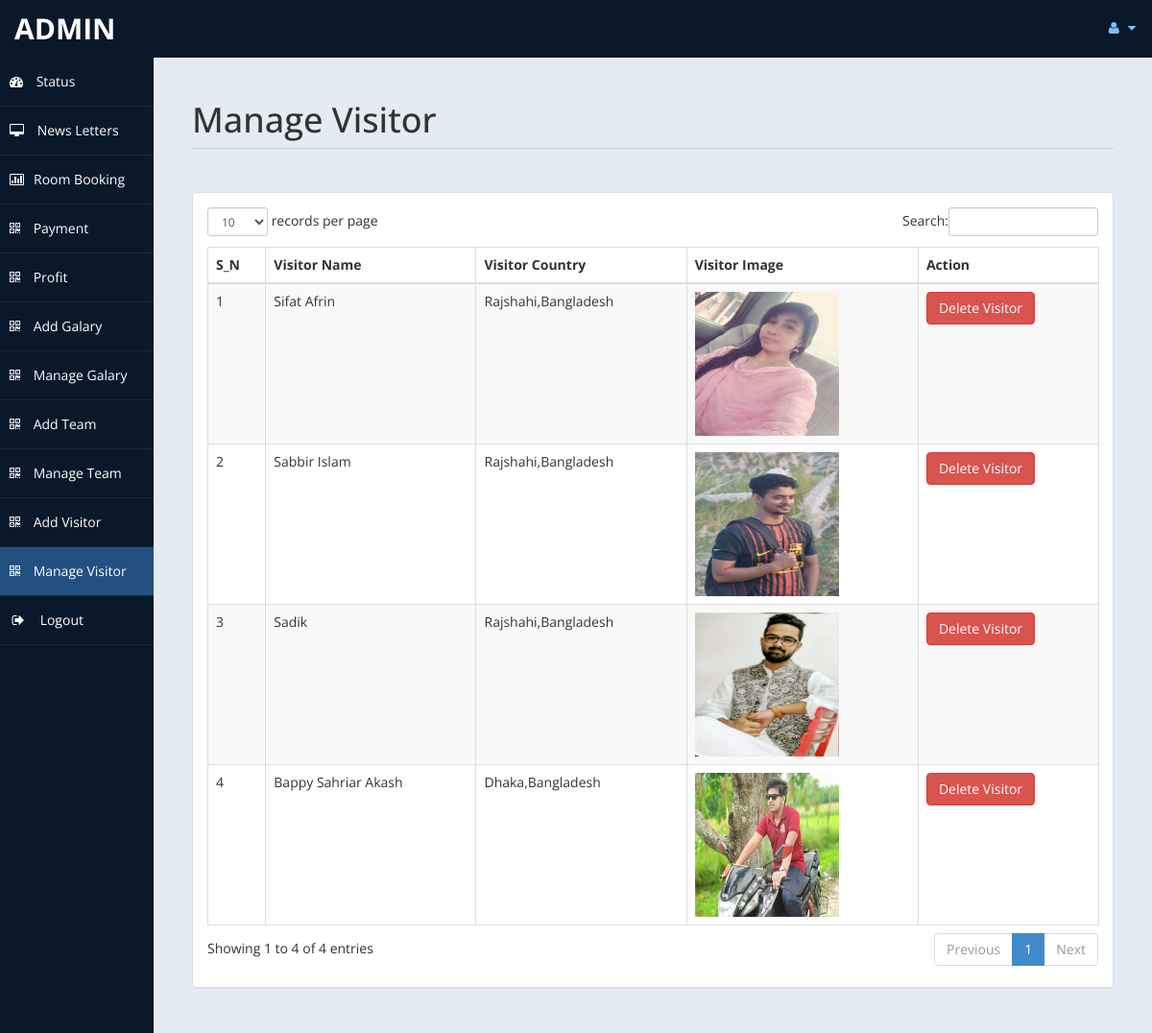
Screenshot of /admin/manage_visitor.php (signed in) with the database file from the repository.
### tables this page shows
CREATE TABLE `visitor` (
  `visitor_id` int(11) NOT NULL,
  `visitor_name` varchar(100) NOT NULL,
  `visitor_country` varchar(255) NOT NULL,
  `visitor_description` text NOT NULL,
  `visitor_image` text NOT NULL
);

### admin/manage_visitor.php (the view, shortened to what this page needs)
<!DOCTYPE html>
<html xmlns="http://www.w3.org/1999/xhtml">
<head>
    <link href="assets/css/bootstrap.css" rel="stylesheet" />
    <link href="assets/css/font-awesome.css" rel="stylesheet" />
    <link href="assets/css/custom-styles.css" rel="stylesheet" />
    <link href="assets/js/dataTables/dataTables.bootstrap.css" rel="stylesheet" />
</head>
<body>
    <div id="wrapper">
        <nav class="navbar navbar-default top-navbar" role="navigation">
            <div class="navbar-header">
                <a class="navbar-brand" href="home.php"><?php echo $_SESSION["user"]; ?> </a>
            </div>
            <ul class="nav navbar-top-links navbar-right">
                <li class="dropdown">
                    <a class="dropdown-toggle" data-toggle="dropdown" href="#" aria-expanded="false">
                        <i class="fa fa-user fa-fw"></i> <i class="fa fa-caret-down"></i>
                    </a>
                </li>
            </ul>
        </nav>
        <nav class="navbar-default navbar-side" role="navigation">
            <div class="sidebar-collapse">
                <ul class="nav" id="main-menu">
                    <li>
                        <a href="home.php"><i class="fa fa-dashboard"></i> Status</a>
                    </li>
                    <li>
                        <a  href="messages.php"><i class="fa fa-desktop"></i> News Letters</a>
                    </li>
					<li>
                        <a href="roombook.php"><i class="fa fa-bar-chart-o"></i>Room Booking</a>
                    </li>
                    <li>
                        <a  href="payment.php"><i class="fa fa-qrcode"></i> Payment</a>
                    </li>
                    <li>
                        <a  href="profit.php"><i class="fa fa-qrcode"></i> Profit</a>
                    </li>
                    <li>
                        <a  href="add_galary.php"><i class="fa fa-qrcode"></i> Add Galary</a>
                    </li>
                    <li>
                        <a  href="manage_galary.php"><i class="fa fa-qrcode"></i> Manage Galary</a>
                    </li>
                    <li>
                        <a  href="add_team.php"><i class="fa fa-qrcode"></i> Add Team</a>
                    </li>
                     <li>
                        <a  href="manage_team.php"><i class="fa fa-qrcode"></i> Manage Team</a>
                    </li>
                    <li>
                        <a  href="add_visitor.php"><i class="fa fa-qrcode"></i> Add Visitor</a>
                    </li>
                    <li>
                        <a class="active-menu" href="manage_visitor.php"><i class="fa fa-qrcode"></i> Manage Visitor</a>
                    </li>
                    <li>
                        <a href="logout.php" ><i class="fa fa-sign-out fa-fw"></i> Logout</a>
                    </li>
            </div>
        </nav>
        <div id="page-wrapper" >
            <div id="page-inner">
			 <div class="row">
                    <div class="col-md-12">
                        <h1 class="page-header">
                           Manage Visitor<small> </small>
                        </h1>
                    </div>
                </div>
            <div class="row">
                <div class="col-md-12">
                    <div class="panel panel-default">
                        <div class="panel-body">
                            <div class="table-responsive">
                                <table class="table table-striped table-bordered table-hover" id="dataTables-example">
                                    <thead>
                                        <tr>
                                            <th>S_N</th>
                                            <th>Visitor Name</th>
											<th>Visitor Country</th>
                                            <th>Visitor Image</th>
                                            <th>Action</th>
                                        </tr>
                                    </thead>
                                    <tbody>
									<?php
									$i = 0;
									include('db.php');
									$sql = "SELECT * FROM `visitor`";
									$result = mysqli_query($con,$sql);
									while ($row = mysqli_fetch_array($result)) {
										$id = $row['visitor_id'];
										$visitor_name = $row['visitor_name'];
										$visitor_country = $row['visitor_country'];
										$visitor_image = $row['visitor_image'];
									$i++;
									?>
										<tr class='gradeC'>
													<td><?php echo $i; ?></td>
													<td><?php echo $visitor_name; ?></td>
													<td><?php echo $visitor_country; ?></td>
													<td>
                                                        <img src="visitor/<?php echo $visitor_image; ?>" style="height: 150px; width: 150px">
                                                    </td>
													<td>
                                                        <a href="DeletePage/delete_visitor.php?id=<?php echo $id ; ?>" class="btn btn-danger">Delete Visitor</a>
                                                    </td>
										</tr>
									<?php } ?>
                                    </tbody>
                                </table>
                            </div>
                        </div>
                    </div>
                </div>
            </div>
                </div>
            </div>
    </div>
</body>
</html>

### admin/assets/css/custom-styles.css (style rules this page uses)
body { font-family: 'Open Sans', sans-serif; }
#wrapper { width: 100%; background:#09192A; }
#page-wrapper { padding: 15px 15px; min-height: 600px; background:#E5EBF2; }
#page-inner { width:100%; margin:10px 20px 10px 0px; background-color:transparent; padding:10px; min-height:1200px; }
h1, .h1, h2, .h2, h3, .h3 { margin-top: 7px; margin-bottom: -5px; }
.page-header { padding-bottom: 9px; margin: 10px 0 45px; border-bottom: 1px solid #C7D1DD; }
.top-navbar { margin:0px; }
.top-navbar .navbar-brand { color: #fff; width: 260px; text-align: left; height: 60px; font-size: 30px; font-weight: 700; text-transform: uppercase; line-height: 30px; }
.top-navbar .nav > li { position: relative; display: inline-block; }
.top-navbar .nav > li > a { position: relative; display: block; padding: 19px 15px; color: #77C0FD; }
.active-menu { background-color:#225081!important; }
.sidebar-collapse , .sidebar-collapse .nav { background:none; }
.sidebar-collapse .nav { padding:0; width: 160px; }
.sidebar-collapse .nav > li > a { color:#fff; background:transparent; text-shadow:none; width: 160px; }
.sidebar-collapse > .nav > li > a { padding:15px 10px; width: 160px; }
.sidebar-collapse > .nav > li { border-bottom: 1px solid rgba(107, 108, 109, 0.19); width: 160px; }
.navbar-side { border:none; background-color: transparent; }
.top-navbar { background:#09192A; border-bottom:none; }
.top-navbar .nav > li > a > i { margin-right: 2px; }
.navbar-default { border:0px solid black; }
.navbar-header { background: #09192A; }
.nav > li > a > i { margin-right:10px; }
@media (min-width:768px) { #page-wrapper { margin: 0 0 0 160px; padding: 15px 30px; min-height: 1200px; } }
@media (min-width:768px) { .navbar-side { z-index: 1; position: absolute; width: 260px; } }
@media (min-width:768px) { .navbar { border-radius: 0px; } }

### rows the page displays
visitor: visitor_name "Sifat Afrin", visitor_country "Rajshahi,Bangladesh", visitor_image (picture)
visitor: visitor_name "Sabbir Islam", visitor_country "Rajshahi,Bangladesh", visitor_image (picture)
visitor: visitor_name "Sadik", visitor_country "Rajshahi,Bangladesh", visitor_image (picture)
visitor: visitor_name "Bappy Sahriar Akash", visitor_country "Dhaka,Bangladesh", visitor_image (picture)

### other values shown
$_SESSION["user"] "ADMIN"
